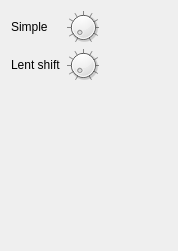
      <widget class="QWidget" name="pagePitShift">
       <property name="geometry">
        <rect>
         <x>0</x>
         <y>0</y>
         <width>178</width>
         <height>251</height>
        </rect>
       </property>
       <attribute name="label">
        <string>Pitch Shift</string>
       </attribute>
       <layout class="QGridLayout" name="gridLayout_5">
        <item row="0" column="0">
         <widget class="QLabel" name="label_13">
          <property name="text">
           <string>Simple</string>
          </property>
         </widget>
        </item>
        <item row="0" column="1">
         <widget class="QDial" name="pitShiftDial">
          <property name="minimumSize">
           <size>
            <width>32</width>
            <height>32</height>
           </size>
          </property>
          <property name="maximumSize">
           <size>
            <width>32</width>
            <height>32</height>
           </size>
          </property>
          <property name="toolTip">
           <string>Shift</string>
          </property>
          <property name="minimum">
           <number>0</number>
          </property>
          <property name="maximum">
           <number>1000</number>
          </property>
          <property name="singleStep">
           <number>10</number>
          </property>
          <property name="pageStep">
           <number>100</number>
          </property>
          <property name="notchTarget">
           <double>10.000000000000000</double>
          </property>
          <property name="notchesVisible">
           <bool>true</bool>
          </property>
         </widget>
        </item>
        <item row="0" column="2">
         <spacer name="horizontalSpacer_5">
          <property name="orientation">
           <enum>Qt::Horizontal</enum>
          </property>
          <property name="sizeHint" stdset="0">
           <size>
            <width>40</width>
            <height>20</height>
           </size>
          </property>
         </spacer>
        </item>
        <item row="1" column="0">
         <widget class="QLabel" name="label_14">
          <property name="text">
           <string>Lent shift</string>
          </property>
         </widget>
        </item>
        <item row="1" column="1">
         <widget class="QDial" name="lentPitShiftDial">
          <property name="minimumSize">
           <size>
            <width>32</width>
            <height>32</height>
           </size>
          </property>
          <property name="maximumSize">
           <size>
            <width>32</width>
            <height>32</height>
           </size>
          </property>
          <property name="toolTip">
           <string>Shift</string>
          </property>
          <property name="minimum">
           <number>0</number>
          </property>
          <property name="maximum">
           <number>1000</number>
          </property>
          <property name="singleStep">
           <number>10</number>
          </property>
          <property name="pageStep">
           <number>100</number>
          </property>
          <property name="notchTarget">
           <double>10.000000000000000</double>
          </property>
          <property name="notchesVisible">
           <bool>true</bool>
          </property>
         </widget>
        </item>
        <item row="2" column="0">
         <spacer name="verticalSpacer_4">
          <property name="orientation">
           <enum>Qt::Vertical</enum>
          </property>
          <property name="sizeHint" stdset="0">
           <size>
            <width>20</width>
            <height>40</height>
           </size>
          </property>
         </spacer>
        </item>
       </layout>
      </widget>
